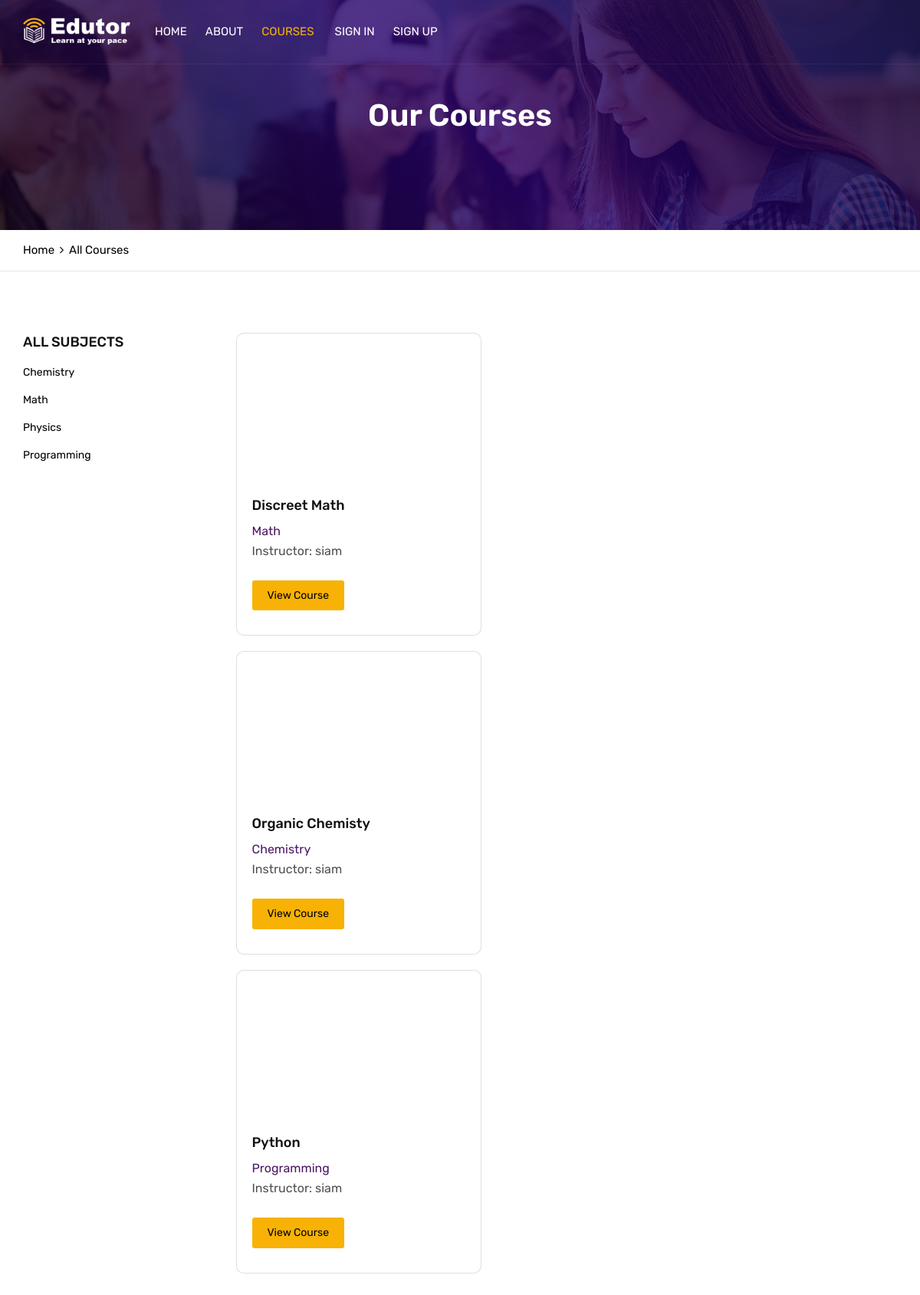
Page /courses/ on the committed database.
### courses/models.py (models this page shows, shortened)
class Subject(models.Model):
    title = models.CharField(max_length=200)
    slug = models.SlugField(max_length=200, unique=True)
    class Meta:
        ordering = ['title']
    def __str__(self):
        return self.title

class Course(models.Model):
    owner = models.ForeignKey(User,
                    related_name='courses_created',
                    on_delete=models.CASCADE)
    subject = models.ForeignKey(Subject, related_name='courses',
                        on_delete=models.CASCADE)
    title = models.CharField(max_length=200)
    slug = models.SlugField(max_length=200, unique=True)
    overview = models.TextField()
    created = models.DateTimeField(auto_now_add=True)
    students = models.ManyToManyField(User,
                                      related_name='courses_joined',
                                      blank=True)
    class Meta:
        ordering = ['-created']

### courses/views.py (the view)
# urls.py: path('courses/', CourseListView.as_view(), name='course_list'),
class CourseListView(TemplateResponseMixin, View):
    model = Course
    template_name = 'courses/course/list.html'
    def get(self, request, subject=None):
        subjects = Subject.objects.annotate(
                            total_courses=Count('courses'))
        courses = Course.objects.annotate(
                            total_modules=Count('modules'))
        if subject:
            subject = get_object_or_404(Subject, slug=subject)
            courses = courses.filter(subject=subject)
        return self.render_to_response({'subjects': subjects,
                                        'subject': subject,
                                        'courses': courses})

### templates/courses/course/list.html (shortened to what this page needs)
{% load static %}
{% load course %}
{% url 'course_list' as course_list %}
{% url 'home' as home_url %}
<!DOCTYPE html>
<html lang="en">
<head>
    <link rel="stylesheet" type="text/css" href="{% static 'css/assets.css' %}">
    <link rel="stylesheet" type="text/css" href="{% static 'css/typography.css' %}">
    <link rel="stylesheet" type="text/css" href="{% static 'css/shortcodes/shortcodes.css' %}">
    <link rel="stylesheet" type="text/css" href="{% static 'css/style.css' %}">
    <link class="skin" rel="stylesheet" type="text/css" href="{% static 'css/color/color-1.css' %}">
    <link rel="stylesheet" type="text/css" href="{% static 'vendors/revolution/css/layers.css' %}">
    <link rel="stylesheet" type="text/css" href="{% static 'vendors/revolution/css/settings.css' %}">
    <link rel="stylesheet" type="text/css" href="{% static 'vendors/revolution/css/navigation.css' %}">
</head>
<body id="bg">
<div class="page-wraper">
    <header class="header rs-nav header-transparent">
        <div class="sticky-header navbar-expand-lg">
            <div class="menu-bar clearfix">
                <div class="container clearfix">
                    <div class="menu-logo">
                        <a href="{{ home_url }}"><img src="{% static 'images/logo-white.png' %}" alt=""></a>
                    </div>
                    <div class="menu-links navbar-collapse collapse justify-content-start" id="menuDropdown">
                        <ul class="nav navbar-nav">
                            <li ><a href="{{ home_url }}">Home </a></li>
                            <li><a href="javascript:;">About</a></li>
                            <li class="active"><a href="{{ course_list }}">Courses<i class="{% if user.is_authenticated %} fa fa-chevron-down {% endif %}"></i></a>
                            </li>
                            {% if user.is_authenticated %}
                            <li><a href="#">{{user.username }} <i class="fa fa-chevron-down"></i></a>
                                <ul class="sub-menu">
                                    <li><a href="{% url 'password_change' %}">Change password</a></li>
                                    <li><a href="{% url 'logout' %}">Log Out</a></li>
                                </ul>
                            </li>
                            {% else %}
                            <li><a href="{% url 'login' %}">Sign In </a></li>
                            <li><a href="{% url 'student_registration' %}">Sign Up </a></li>
                            {% endif %}
                            </div>
                    </div>
                </div>
            </div>
        </div>
    <div class="page-content bg-white">
        <div class="page-banner ovbl-dark" style="background-image:url('{% static 'images/banner/banner3.jpg' %}');">
            <div class="container">
                <div class="page-banner-entry">
                    <h1 class="text-white">Our Courses</h1>
                 </div>
            </div>
        </div>
        <div class="breadcrumb-row">
            <div class="container">
                <ul class="list-inline">
                    <li><a href="{{ home }}">Home</a></li>
                    {% if subject %}
                    <li>{{ subject.title }} Courses</li>
                    {% else %}
                    <li>All Courses</li>
                    {% endif %}
                </ul>
            </div>
        </div>
        <div class="content-block">
        <div class="section-area section-sp1">
                <div class="container">
                     <div class="row">
                        <div class="col-lg-3 col-md-4 col-sm-12 m-b30">
                            <div class="widget widget_archive">
                                <h5 class="widget-title style-1" {% if not subject %}class="selected"{% endif %}><a href="{% url 'course_list' %}"> All Subjects</a></h5>
                                <ul id="modules">
                                    {% for s in subjects %}
                                    <li {% if subject == s %}class="selected"{% endif %}><a href="{% url 'course_list_subject' s.slug %}">{{ s.title }}</a></li>
                                    {% endfor %}
                                </ul>
                            </div>
                        </div>
                            <div class="widget recent-posts-entry widget-courses">
                            <div style=" display:inline; margin-bottom:20px; padding:0;">
                            <div class="row-fluid">
                                {% for course in courses %}
                                    {% with subject=course.subject %}
                                <div class="card" style="width:20rem; margin-bottom:20px; border-radius:10px;">
                                        <div class="card-img-top" style="width:20rem; height:12rem; border-radius:10px;">
                                        </div>
                                        <div class="card-body">
                                        <div class="card-title">
                                            <h5><a href="{% url 'course_detail' course.slug %}">{{ course.title }}</a></h5>
                                            <span><a href="{% url 'course_list_subject' subject.slug %}">{{ subject }}</a></span>
                                            <p>Instructor: {{ course.owner.get_full_name }}</p>
                                           <a href="{% url 'course_detail' course.slug %}" class="btn btn-primary btn-lg">
                                                 View Course
                                           </a>
                                        </div>
                                        </div>
                                </div>
                                    {% endwith %}
                                    {% endfor %}
                            </div>
                        </div>
                     </div>
                   </div>
                    </div>
                </div>
            </div>
</div>
</body>
</html>

### static/css/typography.css (style rules this page uses)
body { background-color: #fff; font-family: Rubik; font-size: 16px; font-weight: 400; color:#505050; padding: 0; margin: 0; overflow-x: hidden; -webkit-font-smoothing: antialiased; font-smoothing: antialiased; -moz-osx-font-smoothing: grayscale; scroll-behavior: smooth; }
a { color: #6f6f6f; outline: 0 none; text-decoration: none; }
img { border-style: none; height: auto; max-width: 100%; vertical-align: middle; }
section, article, aside, details, figcaption, figure, footer, header, hgroup, main, menu, nav, summary { display: block; }
p, address, pre, hr, ul, ol, dl, dd, table { margin-bottom: 24px; }
p { line-height: 28px; margin-bottom: 24px; }
h1, h2, h3, h4, h5, h6 { color: #111111; font-family: rubik; margin-top:0; }
h1 a, h2 a, h3 a, h4 a, h5 a, h6 a { color: inherit; }
h1 { font-size: 36px; line-height: 45px; margin-bottom: 25px; font-weight: 700; }
h5 { font-size: 18px; line-height: 24px; margin-bottom: 10px; font-weight: 500; }
dl, ul, ol { list-style-position: outside; padding: 0; }
ul, ol { margin-bottom: 24px; }
ul li, ol li { padding: 0; }
.m-b30 { margin-bottom: 30px; }
.text-white { color: #fff; }
.bg-white { background-color: #FFF; }
.text-white { color: #FFF; }
.list-inline li { display: inline-block; }

### static/css/style.css (style rules this page uses)
.header { position: relative; z-index: 99999; }
.header ul, .header ol { margin-bottom: 0; }
.menu-logo { display: table; float: left; vertical-align: middle; padding: 0; color: #EFBB20; margin-top: 0; margin-bottom: 0; margin-left: 0; margin-right: 0; width: 140px; height: 80px; position: relative; z-index: 9; transition:all 0.5s; -moz-transition:all 0.5s; -webkit-transition:all 0.5s; -o-transition:all 0.5s; padding-right:20px; }
.menu-logo > a { display: table-cell; vertical-align: middle; }
.menu-logo img { max-height: 60px; width: auto; max-width: 140px; }
.menu-bar { background: #FFFFFF; width: 100%; position: relative; }
.menu-links { position: relative; padding: 0; }
.menu-links .nav { float: right; }
.menu-links .nav > li { margin: 0px; font-weight: 400; text-transform: uppercase; position: relative; font-family: Rubik; }
.menu-links .nav > li > a { border-radius: 0px; color: #000; font-size: 15px; padding: 30px 12px; cursor: pointer; font-weight: 400; display: inline-block; }
.menu-links .nav > li.active > a, .menu-links .nav > li.current-menu-item > a { background-color: transparent; color: #EFBB20; }
.header-transparent { position:absolute; width:100%; }
.header-transparent .menu-bar { background-color:rgba(0,0,0,0); border-bottom: 1px solid rgba(255,255,255,0.05); }
.header-transparent .menu-links .nav > li > a { color:#fff; }
.header-transparent .menu-links .nav > li > a, .header-transparent .secondary-menu .btn-link, .header-transparent .navbar-toggler { color: #fff; }
.page-banner { height: 300px; background-size: cover; background-position: center center; display: table; width: 100%; text-align:left; }
.page-banner .container { display: table; height: 100%; }
.page-banner-entry { display: table-cell; vertical-align: middle; text-align: center; }
.page-banner h1 { font-weight:600; font-size:40px; margin-bottom: 0; }
.breadcrumb-row ul li a { color:#000; }
.section-sp1 { padding-top:80px; padding-bottom:50px; }
.ovbl-middle:after, .ovbl-light:after, .ovbl-dark:after { background: #391800; background: -moz-linear-gradient(left, #391800 0%, #001739 38%, #321001 71%, #011e32 100%); background: -webkit-linear-gradient(left, #391800 0%,#001739 38%,#321001 71%,#011e32 100%); background: linear-gradient(to right, #391800 0%,#001739 38%,#321001 71%,#011e32 100%); filter: progid:DXImageTransform.Microsoft.gradient( startColorstr='#391800', endColorstr='#011e32',GradientType=1 ); }

### static/css/shortcodes/button.css (style rules this page uses)
.btn { -moz-user-select: none; border: 1px solid rgba(0, 0, 0, 0); border-radius: 4px; display: inline-block; font-size: 16px; font-weight: 400; line-height: 1.25; padding: 8px 16px; text-align: center; transition: all 0.2s ease-in-out 0s; vertical-align: middle; white-space: nowrap; }
.btn-primary { background-color: #0275d8; border-color: #0275d8; color: #ffffff; }
.btn-group-lg > .btn, .btn-lg { border-radius:4px; font-size:20px; padding: 12px 24px; }
.btn, .btn-secondry { color: #fff; padding: 10px 20px; display: inline-block; font-size: 14px; outline: none; cursor: pointer; outline: none; border-width: 0; border-style: solid; border-color: transparent; line-height: 1.42857; border-radius: 3px; font-weight: 400; text-align:center; font-family: rubik; }
.btn { background-color: #EFBB20; }

### rows in the picture
Subject: title "Chemistry"
Subject: title "Math"
Subject: title "Physics"
Subject: title "Programming"
Course: title "Discreet Math", subject "Math", owner.get_full_name "siam"
Course: title "Organic Chemisty", subject "Chemistry", owner.get_full_name "siam"
Course: title "Python", subject "Programming", owner.get_full_name "siam"
